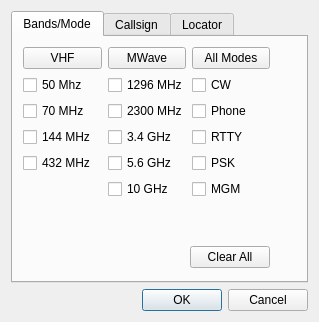
<?xml version="1.0" encoding="UTF-8"?>
<ui version="4.0">
 <class>ClusterClientFilterDialog</class>
 <widget class="QDialog" name="ClusterClientFilterDialog">
  <property name="geometry">
   <rect>
    <x>0</x>
    <y>0</y>
    <width>319</width>
    <height>322</height>
   </rect>
  </property>
  <property name="windowTitle">
   <string>Dialog</string>
  </property>
  <layout class="QVBoxLayout" name="verticalLayout_4">
   <item>
    <widget class="QTabWidget" name="ClusterClientFilterTab">
     <property name="currentIndex">
      <number>0</number>
     </property>
     <widget class="QWidget" name="bandsFilter">
      <attribute name="title">
       <string>Bands/Mode</string>
      </attribute>
      <widget class="QWidget" name="layoutWidget">
       <property name="geometry">
        <rect>
         <x>10</x>
         <y>10</y>
         <width>247</width>
         <height>221</height>
        </rect>
       </property>
       <layout class="QVBoxLayout" name="verticalLayout_3">
        <item>
         <layout class="QHBoxLayout" name="horizontalLayout_3">
          <item>
           <layout class="QVBoxLayout" name="verticalLayout">
            <item>
             <widget class="QPushButton" name="vhfSelectBut">
              <property name="text">
               <string>VHF</string>
              </property>
             </widget>
            </item>
            <item>
             <widget class="QCheckBox" name="_50MHzCheckBox">
              <property name="text">
               <string>50 Mhz</string>
              </property>
             </widget>
            </item>
            <item>
             <widget class="QCheckBox" name="_70MHzCheckBox">
              <property name="text">
               <string>70 MHz</string>
              </property>
             </widget>
            </item>
            <item>
             <widget class="QCheckBox" name="_144MHzCheckBox">
              <property name="text">
               <string>144 MHz</string>
              </property>
             </widget>
            </item>
            <item>
             <widget class="QCheckBox" name="_432MHzCheckBox">
              <property name="text">
               <string>432 MHz</string>
              </property>
             </widget>
            </item>
            <item>
             <spacer name="verticalSpacer">
              <property name="orientation">
               <enum>Qt::Vertical</enum>
              </property>
              <property name="sizeHint" stdset="0">
               <size>
                <width>20</width>
                <height>40</height>
               </size>
              </property>
             </spacer>
            </item>
           </layout>
          </item>
          <item>
           <layout class="QVBoxLayout" name="verticalLayout_2">
            <item>
             <widget class="QPushButton" name="mWSelectBut">
              <property name="text">
               <string>MWave</string>
              </property>
             </widget>
            </item>
            <item>
             <widget class="QCheckBox" name="_1296MHzCheckBox">
              <property name="text">
               <string>1296 MHz</string>
              </property>
             </widget>
            </item>
            <item>
             <widget class="QCheckBox" name="_2300MHzCheckBox">
              <property name="text">
               <string>2300 MHz</string>
              </property>
             </widget>
            </item>
            <item>
             <widget class="QCheckBox" name="_3_4GHzCheckBox">
              <property name="text">
               <string>3.4 GHz</string>
              </property>
             </widget>
            </item>
            <item>
             <widget class="QCheckBox" name="_5_6GHzCheckBox">
              <property name="text">
               <string>5.6 GHz</string>
              </property>
             </widget>
            </item>
            <item>
             <widget class="QCheckBox" name="_10GHzCheckBox">
              <property name="text">
               <string>10 GHz</string>
              </property>
             </widget>
            </item>
            <item>
             <spacer name="verticalSpacer_2">
              <property name="orientation">
               <enum>Qt::Vertical</enum>
              </property>
              <property name="sizeHint" stdset="0">
               <size>
                <width>20</width>
                <height>40</height>
               </size>
              </property>
             </spacer>
            </item>
           </layout>
          </item>
          <item>
           <layout class="QVBoxLayout" name="verticalLayout_5">
            <item>
             <widget class="QPushButton" name="modeSelectBut">
              <property name="text">
               <string>All Modes</string>
              </property>
             </widget>
            </item>
            <item>
             <widget class="QCheckBox" name="cwModeChkBox">
              <property name="text">
               <string>CW</string>
              </property>
             </widget>
            </item>
            <item>
             <widget class="QCheckBox" name="phoneModeChkBox">
              <property name="text">
               <string>Phone</string>
              </property>
             </widget>
            </item>
            <item>
             <widget class="QCheckBox" name="rttyModeChkBox">
              <property name="text">
               <string>RTTY</string>
              </property>
             </widget>
            </item>
            <item>
             <widget class="QCheckBox" name="pskModeChkBox">
              <property name="text">
               <string>PSK</string>
              </property>
             </widget>
            </item>
            <item>
             <widget class="QCheckBox" name="mgmModeChkBox">
              <property name="text">
               <string>MGM</string>
              </property>
             </widget>
            </item>
            <item>
             <spacer name="verticalSpacer_3">
              <property name="orientation">
               <enum>Qt::Vertical</enum>
              </property>
              <property name="sizeHint" stdset="0">
               <size>
                <width>20</width>
                <height>40</height>
               </size>
              </property>
             </spacer>
            </item>
           </layout>
          </item>
         </layout>
        </item>
        <item>
         <layout class="QHBoxLayout" name="horizontalLayout_2">
          <item>
           <spacer name="horizontalSpacer">
            <property name="orientation">
             <enum>Qt::Horizontal</enum>
            </property>
            <property name="sizeHint" stdset="0">
             <size>
              <width>138</width>
              <height>17</height>
             </size>
            </property>
           </spacer>
          </item>
          <item>
           <widget class="QPushButton" name="clearAllBut">
            <property name="text">
             <string>Clear All</string>
            </property>
           </widget>
          </item>
         </layout>
        </item>
       </layout>
      </widget>
     </widget>
     <widget class="QWidget" name="callsignFilter">
      <attribute name="title">
       <string>Callsign</string>
      </attribute>
      <layout class="QVBoxLayout" name="verticalLayout_6">
       <item>
        <layout class="QHBoxLayout" name="horizontalLayout">
         <item>
          <widget class="QLabel" name="label">
           <property name="text">
            <string>Callsign</string>
           </property>
          </widget>
         </item>
         <item>
          <widget class="QLineEdit" name="callsignEdit"/>
         </item>
        </layout>
       </item>
      </layout>
     </widget>
     <widget class="QWidget" name="locatorFilter">
      <attribute name="title">
       <string>Locator</string>
      </attribute>
      <layout class="QVBoxLayout" name="verticalLayout_7">
       <item>
        <layout class="QHBoxLayout" name="horizontalLayout_4">
         <item>
          <widget class="QLabel" name="label_2">
           <property name="text">
            <string>Locators</string>
           </property>
          </widget>
         </item>
         <item>
          <widget class="QLineEdit" name="locatorEdit"/>
         </item>
        </layout>
       </item>
      </layout>
     </widget>
    </widget>
   </item>
   <item>
    <widget class="QDialogButtonBox" name="buttonBox">
     <property name="orientation">
      <enum>Qt::Horizontal</enum>
     </property>
     <property name="standardButtons">
      <set>QDialogButtonBox::Cancel|QDialogButtonBox::Ok</set>
     </property>
    </widget>
   </item>
  </layout>
 </widget>
 <resources/>
 <connections>
  <connection>
   <sender>buttonBox</sender>
   <signal>accepted()</signal>
   <receiver>ClusterClientFilterDialog</receiver>
   <slot>accept()</slot>
   <hints>
    <hint type="sourcelabel">
     <x>248</x>
     <y>254</y>
    </hint>
    <hint type="destinationlabel">
     <x>157</x>
     <y>274</y>
    </hint>
   </hints>
  </connection>
  <connection>
   <sender>buttonBox</sender>
   <signal>rejected()</signal>
   <receiver>ClusterClientFilterDialog</receiver>
   <slot>reject()</slot>
   <hints>
    <hint type="sourcelabel">
     <x>316</x>
     <y>260</y>
    </hint>
    <hint type="destinationlabel">
     <x>286</x>
     <y>274</y>
    </hint>
   </hints>
  </connection>
 </connections>
</ui>
